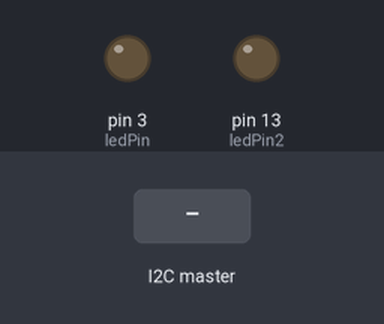
A sketch run on a simulated Arduino Uno, built with avr-gcc and run on an emulated ATmega328P. Shown: output pins drawn as LEDs (lit = HIGH). Inputs (shaded band) come from the test bench.

Above: at 1.2 s.
1.3 s: the I2C master sends the byte 1
At 2.1 s:
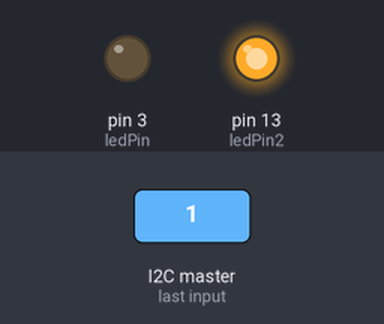
Timing chart, 0 to 4.3 s (numbered marks = the images above; inputs shaded):
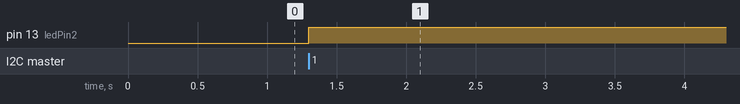

Measured:
- after the input at 1.3 s, pin 13 (ledPin2): LOW → HIGH at once

The sketch:

isc.ino
```cpp
/*
  Arduino Slave for Raspberry Pi Master
  i2c_slave_ard.ino
  Connects to Raspberry Pi via I2C

  DroneBot Workshop 2019
  https://dronebotworkshop.com
*/

// Include the Wire library for I2C
#include <Wire.h>

// LED on pin 13
const int ledPin = 3;
const int ledPin2 = 13;

void setup() {
  // Join I2C bus as slave with address 8
  Wire.begin(0x08);
  Serial.begin(9600);
  // Call receiveEvent when data received
  Wire.onReceive(receiveEvent);

  // Setup pin 13 as output and turn LED off
  pinMode(ledPin, OUTPUT);
  digitalWrite(ledPin, LOW);
  pinMode(ledPin2, OUTPUT);
  digitalWrite(ledPin2, LOW);
}

// Function that executes whenever data is received from master
void receiveEvent(int howMany) {
  String cadena="";
  while (Wire.available()) { // loop through all but the last
    cadena+=(char)Wire.read(); // receive byte as a character


  }
  cadena=cadena.substring(1);
  Serial.println(cadena);
  if (cadena == "Estrella"){
    digitalWrite(ledPin, HIGH);
  }else if(cadena == "Inicio"){
    digitalWrite(ledPin, LOW);
    digitalWrite(ledPin2, LOW);
  }else{
    digitalWrite(ledPin2, HIGH);
  }


}
void loop() {
  delay(100);
}
```
